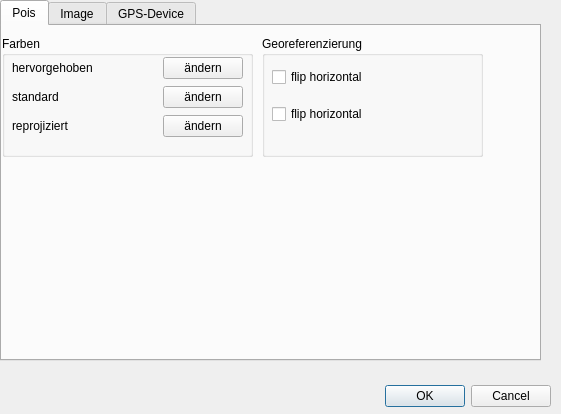
<?xml version="1.0" encoding="UTF-8"?>
<ui version="4.0">
 <class>Dialog</class>
 <widget class="QDialog" name="Dialog">
  <property name="geometry">
   <rect>
    <x>0</x>
    <y>0</y>
    <width>561</width>
    <height>414</height>
   </rect>
  </property>
  <property name="windowTitle">
   <string>Dialog</string>
  </property>
  <widget class="QDialogButtonBox" name="buttonBox">
   <property name="geometry">
    <rect>
     <x>210</x>
     <y>380</y>
     <width>341</width>
     <height>32</height>
    </rect>
   </property>
   <property name="orientation">
    <enum>Qt::Horizontal</enum>
   </property>
   <property name="standardButtons">
    <set>QDialogButtonBox::Cancel|QDialogButtonBox::Ok</set>
   </property>
  </widget>
  <widget class="QTabWidget" name="tabWidget">
   <property name="geometry">
    <rect>
     <x>0</x>
     <y>0</y>
     <width>541</width>
     <height>361</height>
    </rect>
   </property>
   <property name="currentIndex">
    <number>0</number>
   </property>
   <widget class="QWidget" name="pois">
    <attribute name="title">
     <string>Pois</string>
    </attribute>
    <widget class="QGroupBox" name="groupBox">
     <property name="geometry">
      <rect>
       <x>0</x>
       <y>10</y>
       <width>251</width>
       <height>121</height>
      </rect>
     </property>
     <property name="title">
      <string>Farben</string>
     </property>
     <widget class="QWidget" name="gridLayoutWidget">
      <property name="geometry">
       <rect>
        <x>10</x>
        <y>20</y>
        <width>231</width>
        <height>83</height>
       </rect>
      </property>
      <layout class="QGridLayout" name="gridLayout">
       <item row="1" column="0">
        <widget class="QLabel" name="label_3">
         <property name="text">
          <string>standard</string>
         </property>
        </widget>
       </item>
       <item row="0" column="0">
        <widget class="QLabel" name="label">
         <property name="text">
          <string>hervorgehoben</string>
         </property>
        </widget>
       </item>
       <item row="0" column="1">
        <widget class="QLabel" name="poicolor">
         <property name="text">
          <string/>
         </property>
        </widget>
       </item>
       <item row="0" column="2">
        <widget class="QPushButton" name="changeColor">
         <property name="text">
          <string>ändern</string>
         </property>
        </widget>
       </item>
       <item row="1" column="2">
        <widget class="QPushButton" name="changeColor2">
         <property name="text">
          <string>ändern</string>
         </property>
        </widget>
       </item>
       <item row="1" column="1">
        <widget class="QLabel" name="poicolor2">
         <property name="text">
          <string/>
         </property>
        </widget>
       </item>
       <item row="2" column="0">
        <widget class="QLabel" name="label_4">
         <property name="text">
          <string>reprojiziert</string>
         </property>
        </widget>
       </item>
       <item row="2" column="1">
        <widget class="QLabel" name="poicolor_repro">
         <property name="text">
          <string/>
         </property>
        </widget>
       </item>
       <item row="2" column="2">
        <widget class="QPushButton" name="changeColor3">
         <property name="text">
          <string>ändern</string>
         </property>
        </widget>
       </item>
      </layout>
     </widget>
    </widget>
    <widget class="QGroupBox" name="groupBox_2">
     <property name="geometry">
      <rect>
       <x>260</x>
       <y>10</y>
       <width>221</width>
       <height>121</height>
      </rect>
     </property>
     <property name="title">
      <string>Georeferenzierung</string>
     </property>
     <widget class="QWidget" name="verticalLayoutWidget_3">
      <property name="geometry">
       <rect>
        <x>10</x>
        <y>20</y>
        <width>160</width>
        <height>80</height>
       </rect>
      </property>
      <layout class="QVBoxLayout" name="verticalLayout_3">
       <item>
        <widget class="QCheckBox" name="georef_fliphor_CB">
         <property name="text">
          <string>flip horizontal</string>
         </property>
        </widget>
       </item>
       <item>
        <widget class="QCheckBox" name="georef_flipver_CB">
         <property name="text">
          <string>flip horizontal</string>
         </property>
        </widget>
       </item>
      </layout>
     </widget>
    </widget>
   </widget>
   <widget class="QWidget" name="tab_2">
    <attribute name="title">
     <string>Image</string>
    </attribute>
    <widget class="QWidget" name="gridLayoutWidget_2">
     <property name="geometry">
      <rect>
       <x>10</x>
       <y>20</y>
       <width>371</width>
       <height>103</height>
      </rect>
     </property>
     <layout class="QGridLayout" name="gridLayout_2">
      <item row="0" column="0">
       <widget class="QLabel" name="label_2">
        <property name="text">
         <string>Camera Calibration File:</string>
        </property>
       </widget>
      </item>
      <item row="2" column="1">
       <layout class="QHBoxLayout" name="horizontalLayout_3">
        <item>
         <widget class="QLabel" name="label_7">
          <property name="text">
           <string>x:</string>
          </property>
          <property name="alignment">
           <set>Qt::AlignRight|Qt::AlignTrailing|Qt::AlignVCenter</set>
          </property>
         </widget>
        </item>
        <item>
         <widget class="QSpinBox" name="homoKernelSizeXspinBox">
          <property name="minimum">
           <number>3</number>
          </property>
          <property name="maximum">
           <number>511</number>
          </property>
          <property name="singleStep">
           <number>2</number>
          </property>
          <property name="value">
           <number>147</number>
          </property>
         </widget>
        </item>
        <item>
         <widget class="QLabel" name="label_8">
          <property name="text">
           <string>y:</string>
          </property>
          <property name="alignment">
           <set>Qt::AlignRight|Qt::AlignTrailing|Qt::AlignVCenter</set>
          </property>
         </widget>
        </item>
        <item>
         <widget class="QSpinBox" name="homoKernelSizeYspinBox">
          <property name="minimum">
           <number>3</number>
          </property>
          <property name="maximum">
           <number>511</number>
          </property>
          <property name="singleStep">
           <number>2</number>
          </property>
          <property name="value">
           <number>147</number>
          </property>
         </widget>
        </item>
        <item>
         <spacer name="horizontalSpacer_2">
          <property name="orientation">
           <enum>Qt::Horizontal</enum>
          </property>
          <property name="sizeHint" stdset="0">
           <size>
            <width>40</width>
            <height>20</height>
           </size>
          </property>
         </spacer>
        </item>
       </layout>
      </item>
      <item row="1" column="0">
       <widget class="QLabel" name="label_5">
        <property name="text">
         <string>Analog - Tail Rejection:</string>
        </property>
       </widget>
      </item>
      <item row="2" column="0">
       <widget class="QLabel" name="label_6">
        <property name="text">
         <string>Homogenize - Filter Kernel Size:</string>
        </property>
       </widget>
      </item>
      <item row="0" column="1">
       <layout class="QHBoxLayout" name="horizontalLayout">
        <item>
         <widget class="QLineEdit" name="DeadPixelpathBox">
          <property name="minimumSize">
           <size>
            <width>0</width>
            <height>20</height>
           </size>
          </property>
         </widget>
        </item>
        <item>
         <widget class="QToolButton" name="DeadPixelpathButton">
          <property name="sizePolicy">
           <sizepolicy hsizetype="Fixed" vsizetype="Fixed">
            <horstretch>0</horstretch>
            <verstretch>0</verstretch>
           </sizepolicy>
          </property>
          <property name="minimumSize">
           <size>
            <width>0</width>
            <height>20</height>
           </size>
          </property>
          <property name="text">
           <string>Durchsuchen...</string>
          </property>
         </widget>
        </item>
       </layout>
      </item>
      <item row="1" column="1">
       <layout class="QHBoxLayout" name="horizontalLayout_2">
        <item>
         <widget class="QSlider" name="tailRejectionSlider">
          <property name="enabled">
           <bool>true</bool>
          </property>
          <property name="maximum">
           <number>50</number>
          </property>
          <property name="value">
           <number>5</number>
          </property>
          <property name="sliderPosition">
           <number>5</number>
          </property>
          <property name="orientation">
           <enum>Qt::Horizontal</enum>
          </property>
          <property name="tickPosition">
           <enum>QSlider::TicksBelow</enum>
          </property>
          <property name="tickInterval">
           <number>10</number>
          </property>
         </widget>
        </item>
        <item>
         <widget class="QSpinBox" name="tailRejectionSpinBox">
          <property name="suffix">
           <string>%</string>
          </property>
          <property name="maximum">
           <number>50</number>
          </property>
          <property name="value">
           <number>5</number>
          </property>
         </widget>
        </item>
        <item>
         <spacer name="horizontalSpacer">
          <property name="orientation">
           <enum>Qt::Horizontal</enum>
          </property>
          <property name="sizeHint" stdset="0">
           <size>
            <width>40</width>
            <height>20</height>
           </size>
          </property>
         </spacer>
        </item>
       </layout>
      </item>
      <item row="3" column="0">
       <widget class="QLabel" name="label_9">
        <property name="text">
         <string>Color of Mask</string>
        </property>
       </widget>
      </item>
      <item row="3" column="1">
       <layout class="QVBoxLayout" name="maskColVL"/>
      </item>
     </layout>
    </widget>
   </widget>
   <widget class="QWidget" name="tab">
    <attribute name="title">
     <string>GPS-Device</string>
    </attribute>
    <widget class="QGroupBox" name="gpsExportType_gB">
     <property name="geometry">
      <rect>
       <x>0</x>
       <y>10</y>
       <width>261</width>
       <height>101</height>
      </rect>
     </property>
     <property name="title">
      <string>GPS-Daten-Übertragungs-Protokoll</string>
     </property>
     <widget class="QWidget" name="gridLayoutWidget_3">
      <property name="geometry">
       <rect>
        <x>10</x>
        <y>20</y>
        <width>233</width>
        <height>71</height>
       </rect>
      </property>
      <layout class="QGridLayout" name="gridLayout_3">
       <item row="0" column="0">
        <widget class="QRadioButton" name="garminserial_rB">
         <property name="text">
          <string>Garmin Serial/USB (alte Garmin-Geräte)</string>
         </property>
        </widget>
       </item>
       <item row="1" column="0">
        <widget class="QRadioButton" name="massStorage_rB">
         <property name="text">
          <string>Mass Storage Device (neue Garmin-Geräte)</string>
         </property>
        </widget>
       </item>
      </layout>
     </widget>
    </widget>
    <widget class="QGroupBox" name="detectMode_gB">
     <property name="geometry">
      <rect>
       <x>0</x>
       <y>120</y>
       <width>201</width>
       <height>111</height>
      </rect>
     </property>
     <property name="title">
      <string>Detektions-Modus</string>
     </property>
     <widget class="QWidget" name="verticalLayoutWidget">
      <property name="geometry">
       <rect>
        <x>20</x>
        <y>20</y>
        <width>171</width>
        <height>80</height>
       </rect>
      </property>
      <layout class="QVBoxLayout" name="verticalLayout">
       <item>
        <widget class="QRadioButton" name="detectName_rB">
         <property name="text">
          <string>am Laufwerksnamen erkennen</string>
         </property>
        </widget>
       </item>
       <item>
        <widget class="QRadioButton" name="fixedFolder_rB">
         <property name="text">
          <string>festes Laufwerk/Verzeichnis</string>
         </property>
        </widget>
       </item>
      </layout>
     </widget>
    </widget>
    <widget class="QWidget" name="verticalLayoutWidget_2">
     <property name="geometry">
      <rect>
       <x>210</x>
       <y>140</y>
       <width>271</width>
       <height>151</height>
      </rect>
     </property>
     <layout class="QVBoxLayout" name="verticalLayout_2">
      <item>
       <layout class="QHBoxLayout" name="horizontalLayout_5">
        <item>
         <widget class="QLabel" name="label_13">
          <property name="text">
           <string>Name:</string>
          </property>
         </widget>
        </item>
        <item>
         <widget class="QLineEdit" name="name_LE"/>
        </item>
       </layout>
      </item>
      <item>
       <spacer name="verticalSpacer_2">
        <property name="orientation">
         <enum>Qt::Vertical</enum>
        </property>
        <property name="sizeHint" stdset="0">
         <size>
          <width>20</width>
          <height>40</height>
         </size>
        </property>
       </spacer>
      </item>
      <item>
       <layout class="QHBoxLayout" name="horizontalLayout_4">
        <item>
         <widget class="QLabel" name="label_10">
          <property name="text">
           <string>Laufwerk:</string>
          </property>
         </widget>
        </item>
        <item>
         <widget class="QLineEdit" name="harddrive_LE"/>
        </item>
        <item>
         <widget class="QToolButton" name="toolButton">
          <property name="text">
           <string>...</string>
          </property>
         </widget>
        </item>
       </layout>
      </item>
      <item>
       <widget class="QLabel" name="label_12">
        <property name="text">
         <string>Ordner &quot;GPX&quot; abgelegt (diesen auswählen!)</string>
        </property>
       </widget>
      </item>
      <item>
       <widget class="QLabel" name="label_11">
        <property name="text">
         <string>Hinweis: Die Waypoints werden üblicherweise in einem </string>
        </property>
       </widget>
      </item>
      <item>
       <spacer name="verticalSpacer">
        <property name="orientation">
         <enum>Qt::Vertical</enum>
        </property>
        <property name="sizeHint" stdset="0">
         <size>
          <width>20</width>
          <height>40</height>
         </size>
        </property>
       </spacer>
      </item>
      <item>
       <layout class="QHBoxLayout" name="horizontalLayout_6">
        <item>
         <widget class="QLabel" name="label_14">
          <property name="text">
           <string>Waypoint-Verzeichnis:</string>
          </property>
         </widget>
        </item>
        <item>
         <widget class="QLineEdit" name="folder_LE"/>
        </item>
       </layout>
      </item>
     </layout>
    </widget>
   </widget>
  </widget>
 </widget>
 <resources/>
 <connections>
  <connection>
   <sender>buttonBox</sender>
   <signal>accepted()</signal>
   <receiver>Dialog</receiver>
   <slot>accept()</slot>
   <hints>
    <hint type="sourcelabel">
     <x>248</x>
     <y>254</y>
    </hint>
    <hint type="destinationlabel">
     <x>157</x>
     <y>274</y>
    </hint>
   </hints>
  </connection>
  <connection>
   <sender>buttonBox</sender>
   <signal>rejected()</signal>
   <receiver>Dialog</receiver>
   <slot>reject()</slot>
   <hints>
    <hint type="sourcelabel">
     <x>316</x>
     <y>260</y>
    </hint>
    <hint type="destinationlabel">
     <x>286</x>
     <y>274</y>
    </hint>
   </hints>
  </connection>
  <connection>
   <sender>tailRejectionSlider</sender>
   <signal>sliderMoved(int)</signal>
   <receiver>tailRejectionSpinBox</receiver>
   <slot>setValue(int)</slot>
   <hints>
    <hint type="sourcelabel">
     <x>212</x>
     <y>83</y>
    </hint>
    <hint type="destinationlabel">
     <x>285</x>
     <y>83</y>
    </hint>
   </hints>
  </connection>
  <connection>
   <sender>tailRejectionSpinBox</sender>
   <signal>valueChanged(int)</signal>
   <receiver>tailRejectionSlider</receiver>
   <slot>setValue(int)</slot>
   <hints>
    <hint type="sourcelabel">
     <x>285</x>
     <y>83</y>
    </hint>
    <hint type="destinationlabel">
     <x>212</x>
     <y>83</y>
    </hint>
   </hints>
  </connection>
 </connections>
</ui>
